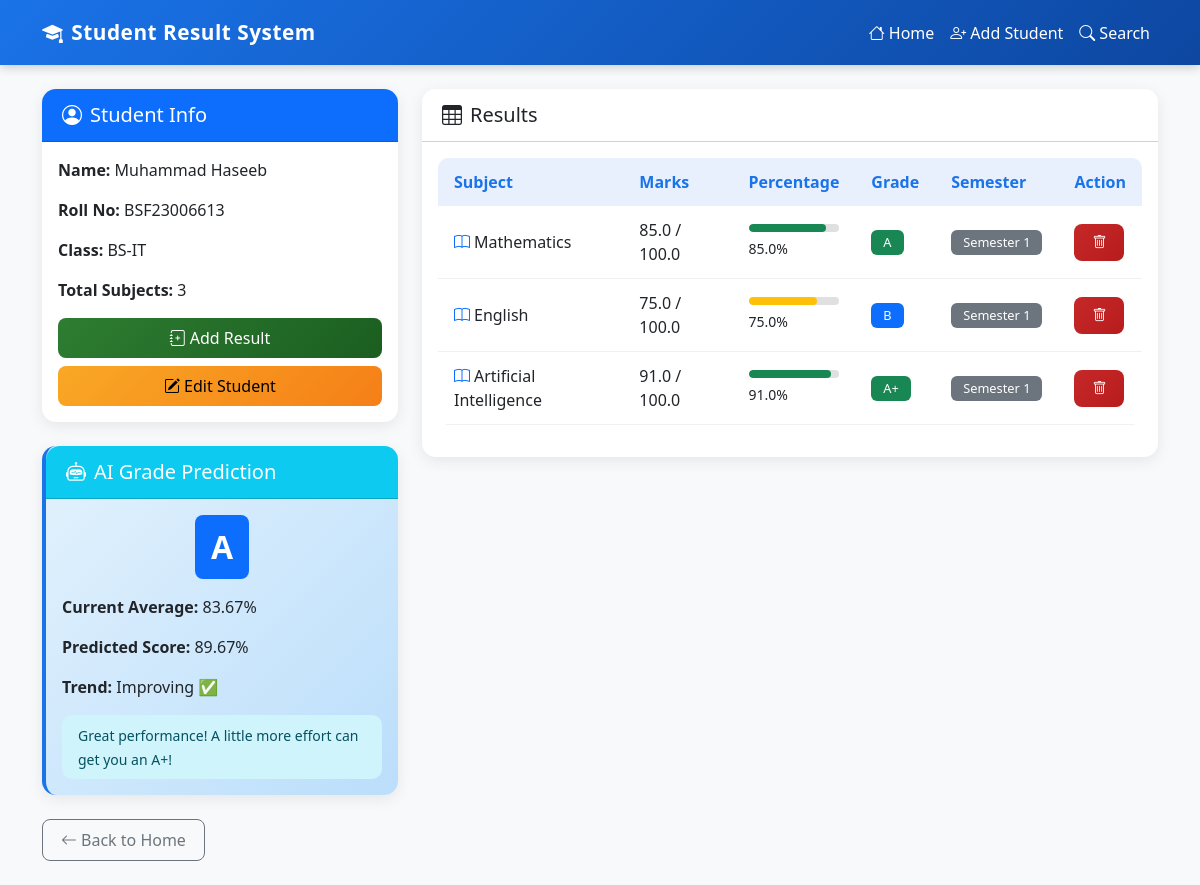
Screenshot of /student/1 with the database file from the repository.
### models.py (models this page shows)
class Student(db.Model):
    id = db.Column(db.Integer, primary_key=True)
    name = db.Column(db.String(100), nullable=False)
    roll_number = db.Column(db.String(20), unique=True, nullable=False)
    class_name = db.Column(db.String(50), nullable=False)
    results = db.relationship('Result', backref='student', lazy=True)

class Result(db.Model):
    id = db.Column(db.Integer, primary_key=True)
    student_id = db.Column(db.Integer, db.ForeignKey('student.id'), nullable=False)
    subject = db.Column(db.String(100), nullable=False)
    marks_obtained = db.Column(db.Float, nullable=False)
    total_marks = db.Column(db.Float, nullable=False)
    semester = db.Column(db.String(20), nullable=False)
    @property
    def percentage(self):
        return (self.marks_obtained / self.total_marks) * 100
    @property
    def grade(self):
        p = self.percentage
        if p >= 90: return 'A+'
        elif p >= 80: return 'A'
        elif p >= 70: return 'B'
        elif p >= 60: return 'C'
        elif p >= 50: return 'D'
        else: return 'F'

### app.py (the view)
@app.route('/student/<int:student_id>')
def student_detail(student_id):
    student = Student.query.get_or_404(student_id)
    results = Result.query.filter_by(student_id=student_id).all()
    prediction = None
    if results:
        prediction = predict_grade(results)
    return render_template('student_detail.html', student=student, results=results, prediction=prediction)

### templates/student_detail.html (shortened to what this page needs)
{% extends 'base.html' %}
{% block content %}
<div class="row">
    <div class="col-md-4 mb-4">
        <div class="card">
            <div class="card-header bg-primary text-white">
                <h5 class="mb-0"><i class="bi bi-person-circle me-2"></i>Student Info</h5>
            </div>
            <div class="card-body">
                <p><strong>Name:</strong> {{ student.name }}</p>
                <p><strong>Roll No:</strong> {{ student.roll_number }}</p>
                <p><strong>Class:</strong> {{ student.class_name }}</p>
                <p><strong>Total Subjects:</strong> {{ results|length }}</p>
                <a href="/add_result/{{ student.id }}" class="btn btn-success w-100">
                    <i class="bi bi-journal-plus me-1"></i>Add Result
                </a>
                <a href="/edit_student/{{ student.id }}" class="btn btn-warning w-100 mt-2">
                    <i class="bi bi-pencil-square me-1"></i>Edit Student
                </a>
            </div>
        </div>
        {% if prediction %}
        <div class="card mt-4 prediction-card">
            <div class="card-header bg-info text-white">
                <h5 class="mb-0"><i class="bi bi-robot me-2"></i>AI Grade Prediction</h5>
            </div>
            <div class="card-body">
                <div class="text-center mb-3">
                    <span class="grade-badge bg-primary text-white">
                        {{ prediction.predicted_grade }}
                    </span>
                </div>
                <p><strong>Current Average:</strong> {{ prediction.current_avg }}%</p>
                <p><strong>Predicted Score:</strong> {{ prediction.predicted_percentage }}%</p>
                <p><strong>Trend:</strong> {{ prediction.trend }}</p>
                <div class="alert alert-info py-2 mb-0">
                    <small>{{ prediction.message }}</small>
                </div>
            </div>
        </div>
        {% endif %}
    </div>
    <div class="col-md-8 mb-4">
        <div class="card">
            <div class="card-header bg-white">
                <h5 class="mb-0"><i class="bi bi-table me-2"></i>Results</h5>
            </div>
            <div class="card-body">
                {% if results %}
                <div class="table-responsive">
                    <table class="table table-hover align-middle">
                        <thead class="table-light">
                            <tr>
                                <th>Subject</th>
                                <th>Marks</th>
                                <th>Percentage</th>
                                <th>Grade</th>
                                <th>Semester</th>
                                <th>Action</th>
                            </tr>
                        </thead>
                        <tbody>
                            {% for result in results %}
                            <tr>
                                <td><i class="bi bi-book me-1 text-primary"></i>{{ result.subject }}</td>
                                <td>{{ result.marks_obtained }} / {{ result.total_marks }}</td>
                                <td>
                                    <div class="progress" style="height: 8px;">
                                        <div class="progress-bar
                                            {% if result.percentage >= 80 %}bg-success
                                            {% elif result.percentage >= 60 %}bg-warning
                                            {% else %}bg-danger{% endif %}"
                                            style="width: {{ result.percentage }}%">
                                        </div>
                                    </div>
                                    <small>{{ result.percentage|round(1) }}%</small>
                                </td>
                                <td>
                                    <span class="badge
                                        {% if result.grade == 'A+' or result.grade == 'A' %}bg-success
                                        {% elif result.grade == 'B' %}bg-primary
                                        {% elif result.grade == 'C' %}bg-warning text-dark
                                        {% else %}bg-danger{% endif %}">
                                        {{ result.grade }}
                                    </span>
                                </td>
                                <td><span class="badge bg-secondary">{{ result.semester }}</span></td>
                                <td>
                                    <a href="/delete_result/{{ result.id }}"
                                       class="btn btn-danger btn-sm"
                                       onclick="return confirm('Are you sure you want to delete this result?')">
                                        <i class="bi bi-trash"></i>
                                    </a>
                                </td>
                            </tr>
                            {% endfor %}
                        </tbody>
                    </table>
                </div>
                {% endif %}
            </div>
        </div>
    </div>
</div>
<a href="/" class="btn btn-outline-secondary mb-4">
    <i class="bi bi-arrow-left me-1"></i>Back to Home
</a>
{% endblock %}

### templates/base.html (shortened to what this page needs)
<!DOCTYPE html>
<html lang="en">
<head>
    <link href="https://cdn.jsdelivr.net/npm/bootstrap@5.3.0/dist/css/bootstrap.min.css" rel="stylesheet">
    <link href="https://cdn.jsdelivr.net/npm/bootstrap-icons@1.10.0/font/bootstrap-icons.css" rel="stylesheet">
    <link rel="stylesheet" href="{{ url_for('static', filename='css/style.css') }}">
</head>
<body>
    <nav class="navbar navbar-expand-lg mb-4">
        <div class="container">
            <a class="navbar-brand fw-bold" href="/">
                <i class="bi bi-mortarboard-fill me-2"></i>Student Result System
            </a>
            <div class="navbar-nav ms-auto">
                <a class="nav-link" href="/"><i class="bi bi-house me-1"></i>Home</a>
                <a class="nav-link" href="/add_student"><i class="bi bi-person-plus me-1"></i>Add Student</a>
                <a class="nav-link" href="/search"><i class="bi bi-search me-1"></i>Search</a>
            </div>
        </div>
    </nav>
    <div class="container">
        {% block content %}{% endblock %}
    </div>
</body>
</html>

### static/css/style.css (style rules this page uses)
body { font-family: 'Segoe UI', Tahoma, Geneva, Verdana, sans-serif; background-color: #f0f4f8; }
.navbar { background: linear-gradient(135deg, #1a73e8, #0d47a1) !important; box-shadow: 0 2px 10px rgba(0, 0, 0, 0.2); padding: 12px 0; }
.navbar-brand { font-size: 1.3rem; letter-spacing: 0.5px; }
.card { border: none !important; border-radius: 14px !important; box-shadow: 0 4px 15px rgba(0, 0, 0, 0.08) !important; transition: transform 0.2s ease, box-shadow 0.2s ease; }
.card-header { border-radius: 14px 14px 0 0 !important; padding: 14px 20px; font-weight: 600; }
.btn { border-radius: 8px !important; font-weight: 500; padding: 8px 18px; transition: all 0.2s ease; }
.btn-success { background: linear-gradient(135deg, #2e7d32, #1b5e20) !important; border: none !important; }
.btn-warning { background: linear-gradient(135deg, #f9a825, #f57f17) !important; border: none !important; }
.btn-danger { background: linear-gradient(135deg, #c62828, #b71c1c) !important; border: none !important; }
.table { border-radius: 10px; overflow: hidden; }
.table thead th { background-color: #e8f0fe; color: #1a73e8; font-weight: 600; border: none; padding: 12px 16px; }
.table tbody tr { transition: background-color 0.2s ease; }
.table td { padding: 12px 16px; vertical-align: middle; border-color: #f0f0f0; }
.progress { border-radius: 10px; background-color: #e0e0e0; margin-bottom: 4px; }
.progress-bar { border-radius: 10px; }
.badge { padding: 6px 12px; border-radius: 6px; font-size: 0.8rem; font-weight: 500; }
.prediction-card { background: linear-gradient(135deg, #e3f2fd, #bbdefb) !important; border-left: 4px solid #1a73e8 !important; }
.grade-badge { font-size: 2rem !important; font-weight: 700; padding: 12px 24px; border-radius: 12px; display: inline-block; }
.alert { border-radius: 10px; border: none; font-weight: 500; }

### templates/base.html (style rules this page uses)
body { background-color: #f8f9fa; }
.navbar { background: linear-gradient(135deg, #1a73e8, #0d47a1); }
.navbar-brand, .nav-link { color: white !important; }
.card { border: none; border-radius: 12px; box-shadow: 0 2px 10px rgba(0,0,0,0.08); }
.grade-badge { font-size: 1.5rem; font-weight: bold; padding: 8px 16px; border-radius: 8px; }
.prediction-card { background: linear-gradient(135deg, #e3f2fd, #bbdefb); border-left: 4px solid #1a73e8; }

### rows the page displays
Student: name "Muhammad Haseeb", roll_number "BSF23006613", class_name "BS-IT"
Result: subject "Mathematics", marks_obtained "85.0", total_marks "100.0", percentage "85.0", grade "A", semester "Semester 1"
Result: subject "English", marks_obtained "75.0", total_marks "100.0", percentage "75.0", grade "B", semester "Semester 1"
Result: subject "Artificial Intelligence", marks_obtained "91.0", total_marks "100.0", percentage "91.0", grade "A+", semester "Semester 1"

### other values shown
{{ results|length }} "3"
{{ prediction.predicted_grade }} "A"
{{ prediction.current_avg }} "83.67"
{{ prediction.predicted_percentage }} "89.67"
{{ prediction.trend }} "Improving ✅"
{{ prediction.message }} "Great performance! A little more effort can get you an A+!"
